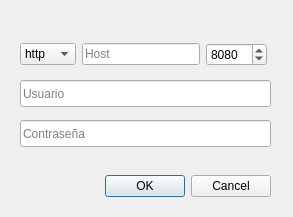
<?xml version="1.0" encoding="UTF-8"?>
<ui version="4.0">
 <class>Dialog</class>
 <widget class="QDialog" name="Dialog">
  <property name="geometry">
   <rect>
    <x>0</x>
    <y>0</y>
    <width>293</width>
    <height>217</height>
   </rect>
  </property>
  <property name="windowTitle">
   <string>Login</string>
  </property>
  <widget class="QDialogButtonBox" name="buttonBox">
   <property name="geometry">
    <rect>
     <x>50</x>
     <y>170</y>
     <width>221</width>
     <height>32</height>
    </rect>
   </property>
   <property name="orientation">
    <enum>Qt::Horizontal</enum>
   </property>
   <property name="standardButtons">
    <set>QDialogButtonBox::Cancel|QDialogButtonBox::Ok</set>
   </property>
  </widget>
  <widget class="QLineEdit" name="euser">
   <property name="geometry">
    <rect>
     <x>20</x>
     <y>80</y>
     <width>251</width>
     <height>27</height>
    </rect>
   </property>
   <property name="text">
    <string/>
   </property>
   <property name="placeholderText">
    <string>Usuario</string>
   </property>
  </widget>
  <widget class="QLineEdit" name="epass">
   <property name="geometry">
    <rect>
     <x>20</x>
     <y>120</y>
     <width>251</width>
     <height>27</height>
    </rect>
   </property>
   <property name="text">
    <string/>
   </property>
   <property name="echoMode">
    <enum>QLineEdit::Password</enum>
   </property>
   <property name="placeholderText">
    <string>Contraseña</string>
   </property>
  </widget>
  <widget class="QLabel" name="lerror">
   <property name="geometry">
    <rect>
     <x>20</x>
     <y>10</y>
     <width>251</width>
     <height>17</height>
    </rect>
   </property>
   <property name="styleSheet">
    <string notr="true">color : red;</string>
   </property>
   <property name="text">
    <string>&lt;html&gt;&lt;head/&gt;&lt;body&gt;&lt;p&gt;&lt;br/&gt;&lt;/p&gt;&lt;/body&gt;&lt;/html&gt;</string>
   </property>
  </widget>
  <widget class="QWidget" name="layoutWidget">
   <property name="geometry">
    <rect>
     <x>20</x>
     <y>40</y>
     <width>247</width>
     <height>29</height>
    </rect>
   </property>
   <layout class="QHBoxLayout" name="horizontalLayout">
    <item>
     <widget class="QComboBox" name="chttp">
      <property name="currentIndex">
       <number>1</number>
      </property>
      <item>
       <property name="text">
        <string>https</string>
       </property>
      </item>
      <item>
       <property name="text">
        <string>http</string>
       </property>
      </item>
     </widget>
    </item>
    <item>
     <widget class="QLineEdit" name="ehost">
      <property name="text">
       <string/>
      </property>
      <property name="placeholderText">
       <string>Host</string>
      </property>
     </widget>
    </item>
    <item>
     <widget class="QSpinBox" name="eport">
      <property name="maximum">
       <number>10000</number>
      </property>
      <property name="value">
       <number>8080</number>
      </property>
     </widget>
    </item>
   </layout>
  </widget>
  <zorder>layoutWidget</zorder>
  <zorder>buttonBox</zorder>
  <zorder>euser</zorder>
  <zorder>epass</zorder>
  <zorder>lerror</zorder>
 </widget>
 <tabstops>
  <tabstop>chttp</tabstop>
  <tabstop>ehost</tabstop>
  <tabstop>eport</tabstop>
  <tabstop>euser</tabstop>
  <tabstop>epass</tabstop>
 </tabstops>
 <resources/>
 <connections>
  <connection>
   <sender>buttonBox</sender>
   <signal>accepted()</signal>
   <receiver>Dialog</receiver>
   <slot>accept()</slot>
   <hints>
    <hint type="sourcelabel">
     <x>248</x>
     <y>254</y>
    </hint>
    <hint type="destinationlabel">
     <x>157</x>
     <y>274</y>
    </hint>
   </hints>
  </connection>
  <connection>
   <sender>buttonBox</sender>
   <signal>rejected()</signal>
   <receiver>Dialog</receiver>
   <slot>reject()</slot>
   <hints>
    <hint type="sourcelabel">
     <x>316</x>
     <y>260</y>
    </hint>
    <hint type="destinationlabel">
     <x>286</x>
     <y>274</y>
    </hint>
   </hints>
  </connection>
 </connections>
</ui>
